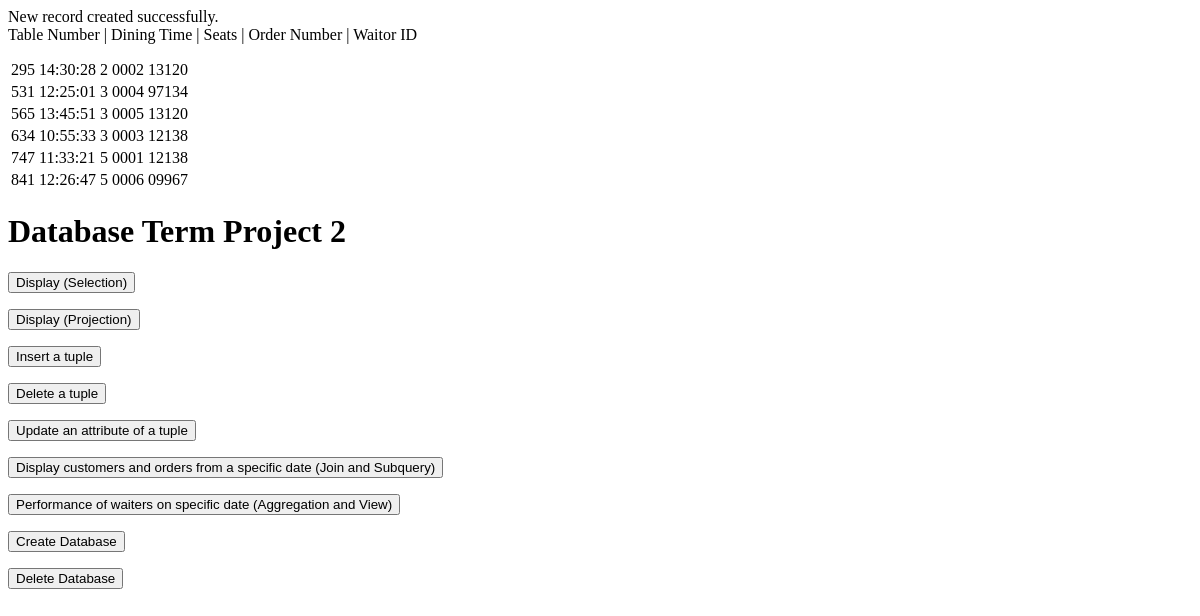
The page /insertTable.php on the database as committed earlier.
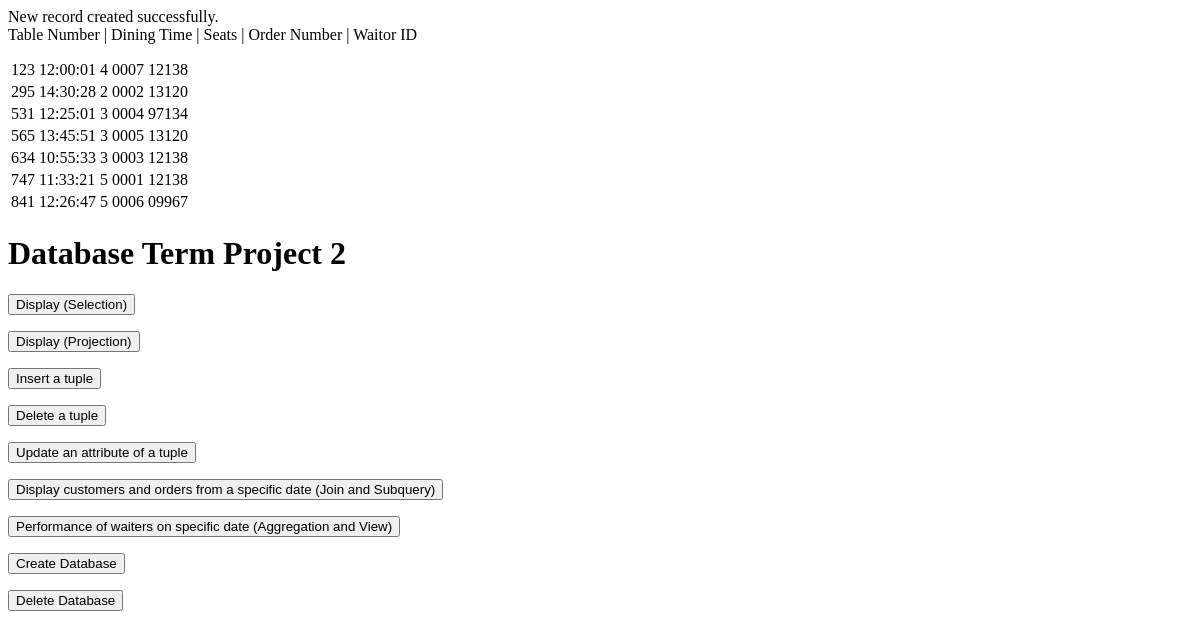
The same page on the database as committed later.
### tables this page shows
CREATE TABLE dining_table (
  tnumber char(3) NOT NULL,
  dtime time DEFAULT NULL,
  num_seats int(11) DEFAULT NULL,
  order_number char(4) DEFAULT NULL,
  waitorID char(5) DEFAULT NULL,
  PRIMARY KEY (tnumber),
  KEY order_number_idx (order_number),
  KEY waitorID_idx (waitorID),
  CONSTRAINT order_number FOREIGN KEY (order_number) REFERENCES orderlist (onumber) ON DELETE CASCADE,
  CONSTRAINT waitorID FOREIGN KEY (waitorID) REFERENCES waitor (waid) ON DELETE CASCADE
);

### insertTable.php (the view, shortened to what this page needs)
<?php
$table = 'dining_table';
$servername = "localhost";
$username = "root";
$password = "";
$dbname = "restaurant";
$conn = mysqli_connect($servername, $username, $password, $dbname);
$sql = "SELECT * FROM $table";
$result = $conn->query($sql);
if ($result->num_rows > 0) {
	echo "<table><th><tr>Table Number | </tr><tr>Dining Time | </tr><tr>Seats | </tr><tr>Order Number | </tr><tr>Waitor ID</tr></th>";
    while($row = $result->fetch_assoc()) {
		echo"<tr>";
        foreach($row as $field) {
			echo '<td>' . htmlspecialchars($field) . '</td>';
		}
		echo"</tr>";
	}
    echo "</table>";
} else {
    echo "0 results";
}
?>

Rows that differ between the two databases and show on the page:
added dining_table: tnumber "123", dtime "12:00:01", num_seats "4", order_number "0007", waitorID "12138"
